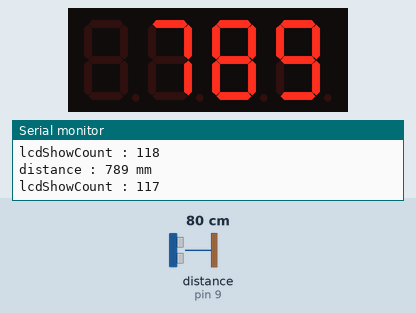
Recording of a sketch running on a simulated Arduino Uno, built with avr-gcc and run on an emulated ATmega328P. Shown: 4-digit seven-segment display, the last lines printed to the serial monitor. Wiring (inferred from the names in the program): ultrasonic range finder: trigger pin 8; echo pin 9. Inputs (shaded band) come from the test bench; at power-on: distance to the obstacle (sensor on pin 9) 80 cm. The echo pulse lasts 58.3 µs per cm.

Above: at 2.2 s.
2.3 s: distance to the obstacle (sensor on pin 9) set to 60 cm
At 4.0 s:
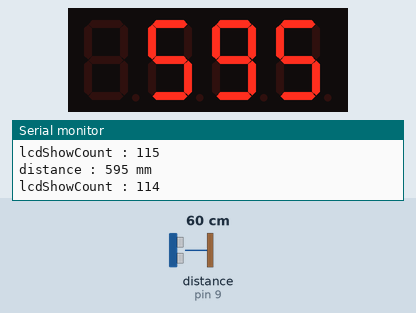
4.6 s: distance to the obstacle (sensor on pin 9) set to 2 cm
At 5.9 s:
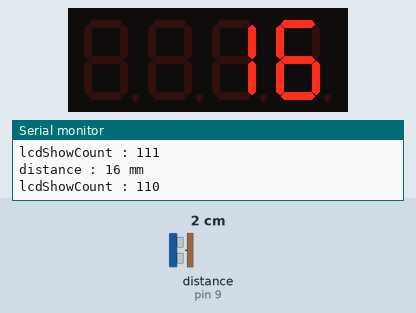
6.2 s: distance to the obstacle (sensor on pin 9) set to 4 cm
At 7.8 s:
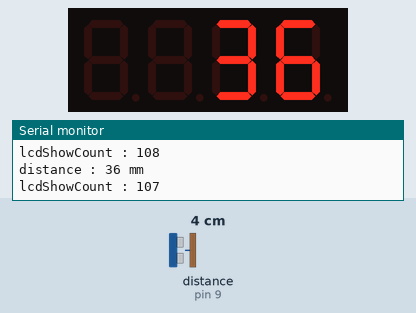
Timing chart, 0 to 9.3 s (numbered marks = the images above; inputs shaded):
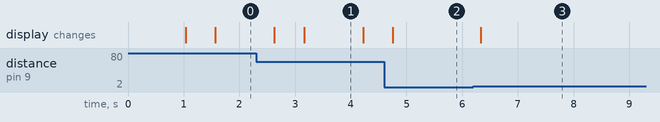

The sketch:

20220309_bleSlaveSet.ino
```cpp
/*
  238-3-2 HC06(슬레이브코드)
 */
#include <SoftwareSerial.h>
#include <TM1637Display.h>

SoftwareSerial HC06(2, 3); // TX, RX

//초음파센서
const int TRIG = 8;
const int ECHO = 9;

//7디지트용 FND
const int DIO = 5;
const int CLK = 6;

TM1637Display display(CLK, DIO);

long duration, distance;    // 거리 측정을 위한 변수 선언

long lcdShowCount = 120; // 120은 대략 30초

void setup() {
  Serial.begin(9600); //PC-아두이노간
  HC06.begin(9600); //아두이노-블루투스모듈

  display.setBrightness(0); //set the diplay to maximum brightness

  pinMode(TRIG, OUTPUT);   //초음파 송신핀
  pinMode(ECHO, INPUT);    //초음파 수신핀

  delay(1000);
}


void loop() { // run over and over
  digitalWrite(TRIG, LOW);  // Trig 핀 Low
  delayMicroseconds(2);     // 2us 딜레이
  digitalWrite(TRIG, HIGH); // Trig 핀 High
  delayMicroseconds(10);    // 10us 딜레이
  digitalWrite(TRIG, LOW);  // Trig 핀 Low

  duration = pulseIn(ECHO, HIGH);

  distance = duration * 170 / 1000;
  Serial.println("distance : " + (String)distance + " mm");

  if(lcdShowCount >= 0) {
    display.showNumberDec(distance); //Display the numCounter value;
  } else {
    display.clear();
  }

  if(Serial.available()) {      // 시리얼모니터에 입력된 데이터가 있다면
    HC06.write(Serial.read());  // 블루투스를 통해 입력된 데이터 전달
  }

  if(distance > 0) {
    HC06.println(distance);
  }

  lcdShowCount--;
  Serial.println("lcdShowCount : " + (String)lcdShowCount + "");

  delay(500);
}
```

Measured:
- after the input at 2.3 s, the display: first changes after 0.33 s (image 1 shows a later state)
- after the input at 4.6 s, the display: changes after 0.15 s (image 2)
- after the input at 6.2 s, the display: changes after 0.13 s (image 3)
- what the display in image 1 shows lasts 1.0 s, from 3.2 s to 4.2 s
